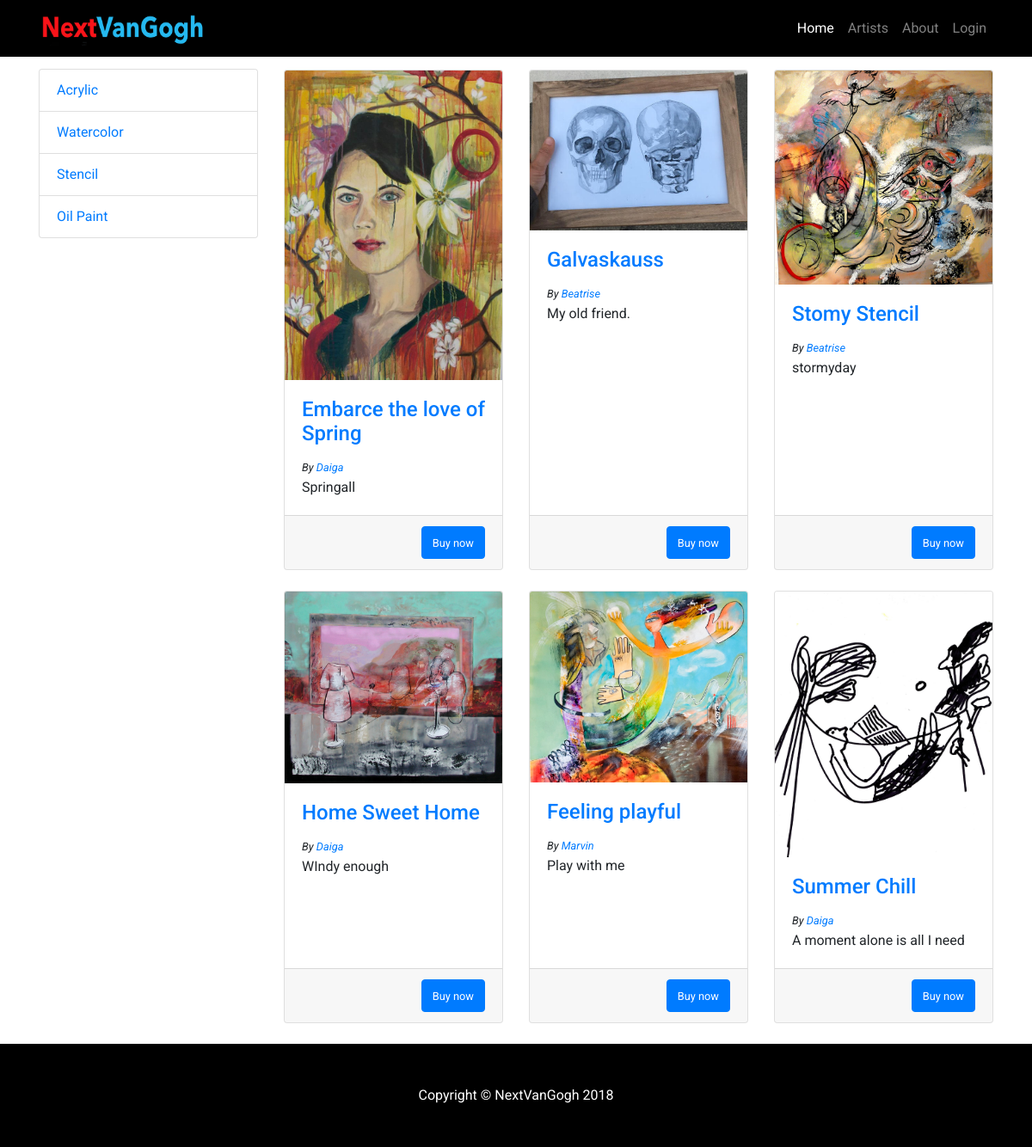
Before: / with the older database file.
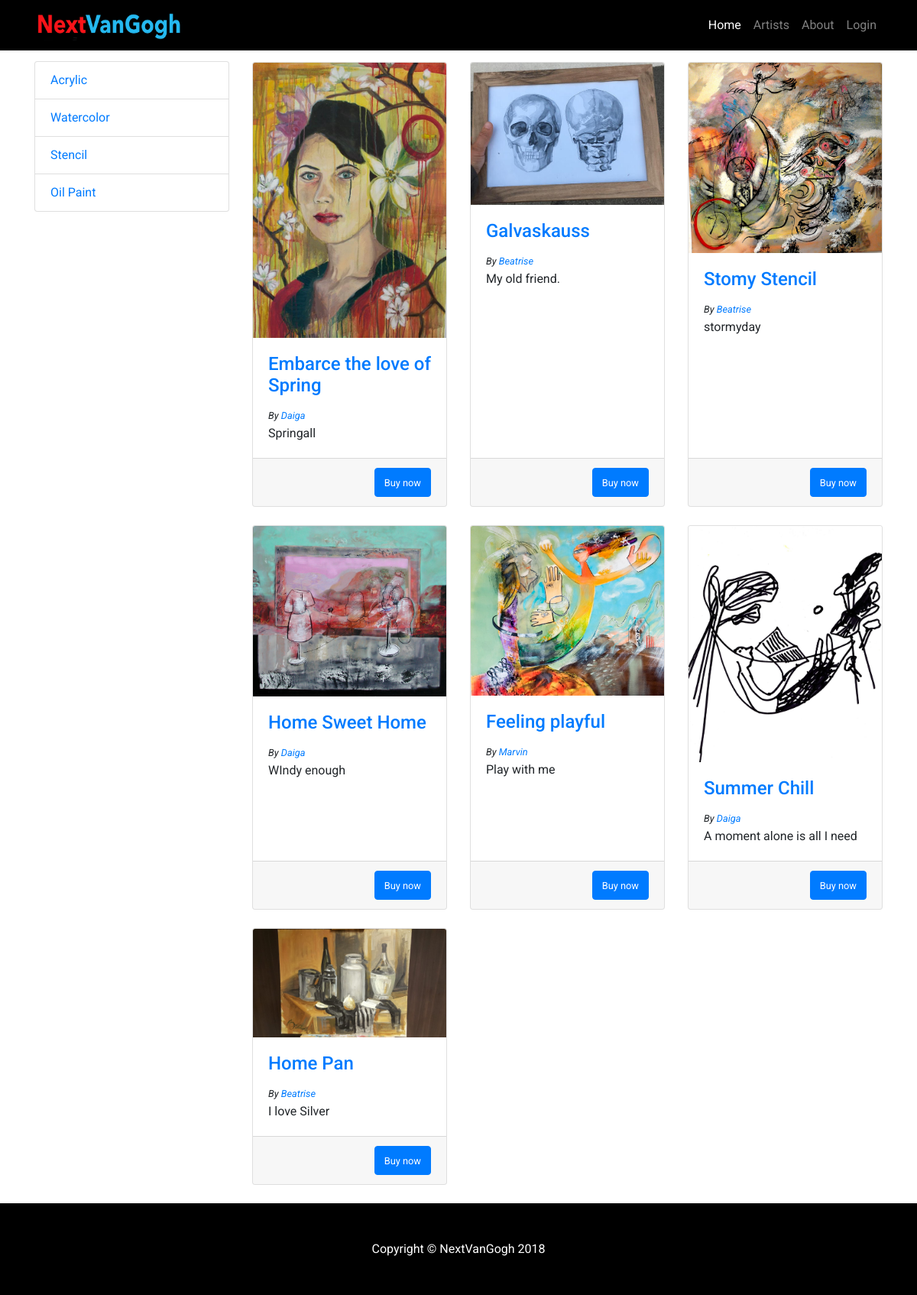
After: the same page with the newer database file.
### tables this page shows
CREATE TABLE "ArtTypes" (
	`Id`	INTEGER NOT NULL PRIMARY KEY AUTOINCREMENT UNIQUE,
	`Type`	TEXT NOT NULL UNIQUE
);

CREATE TABLE "ArtWorks" (
	`Id`	INTEGER NOT NULL PRIMARY KEY AUTOINCREMENT UNIQUE,
	`ArtistId`	INTEGER NOT NULL,
	`ArtTypeId`	INTEGER NOT NULL,
	`Name`	TEXT NOT NULL,
	`Description`	TEXT,
	`Item`	BLOB,
	FOREIGN KEY(`ArtistId`) REFERENCES `Artists`,
	FOREIGN KEY(`ArtTypeId`) REFERENCES ArtTypes
);

CREATE TABLE Artists (Id INTEGER NOT NULL PRIMARY KEY AUTOINCREMENT UNIQUE, UserName TEXT NOT NULL UNIQUE, FirstName TEXT, LastName TEXT, Password TEXT NOT NULL UNIQUE, Description TEXT, Photo TEXT);

### server.py (the view)
@app.route('/')
@app.route('/<typ>')
def index(typ=None):
	con = lite.connect('db/nVanGogh.db')
   	con.row_factory = lite.Row
      	cur = con.cursor()
	cur.execute("SELECT * FROM ArtTypes")
   	types = cur.fetchall();
	if typ :
		cur.execute("Select ArtWorks.Id, Artists.UserName, Artists.FirstName, Artists.LastName, ArtWorks.Description, ArtWorks.Item, ArtWorks.Name from ArtWorks INNER JOIN Artists ON ArtWorks.ArtistId == Artists.Id where ArtWorks.ArtTypeId == ?", typ)
	else:
		cur.execute("Select Artists.UserName, Artists.FirstName, Artists.LastName, ArtWorks.Description, ArtWorks.Item, ArtWorks.Name from ArtWorks INNER JOIN Artists ON ArtWorks.ArtistId == Artists.Id")
	artWorks = cur.fetchall();
	print(types)
	return render_template('index.html', types = types, artWorks = artWorks)

### templates/index.html (shortened to what this page needs)
<!DOCTYPE html>
<html lang="en">
  <head>
    <link href="../static/bootstrap.min.css" rel="stylesheet">
    <link href="../static/style.css" rel="stylesheet">
  </head>
  <body>
    <nav class="navbar navbar-expand-lg navbar-dark bg-dark fixed-top" style="background-color:#000!important;">
      <div class="container">
        <a class="navbar-brand" href="/"><img src="../static/logo.png" width=200 height=40></a>
        <div class="collapse navbar-collapse" id="navbarResponsive">
          <ul class="navbar-nav ml-auto">
            <li class="nav-item active">
              <a class="nav-link" href="/">Home
              </a>
            </li>
            <li class="nav-item">
              <a class="nav-link" href="/allArtists">Artists</a>
            </li>
            <li class="nav-item">
              <a class="nav-link" href="/about">About</a>
            </li>
            <li id="log" class="nav-item">
            </li>
          </ul>
        </div>
      </div>
    </nav>
    <div class="container">
      <div class="row">
        <div class="col-lg-3">
		<div class="list-group">
            		{% for type in types %}
            		<a href="{{type['Id']}}" class="list-group-item">{{type["Type"]}}</a>
	         	{% endfor %}
	        </div>
        </div>
        <div class="col-lg-9">
          <div class="row" style="margin-top:3%;">
            	{% for artWork in artWorks %}
 		     <div class="col-lg-4 col-md-6 mb-4">
              		<div class="card h-100">
                		<a href="#" onclick="openArt('{{artWork["Item"]+ "," + artWork["Name"]+ "," + artWork["Description"]}}')"><img class="card-img-top" src="{{artWork['Item']}}" alt=""></a>
                		<div class="card-body">
                  			<h4 class="card-title"><a  href="#">{{artWork["Name"]}}</a>  </h4>
                                <small style="font-style:italic;">By <a href="/artist/{{artWork['UserName']}}">{{artWork["FirstName"]}}</a></small>
                  			<p class="card-text">{{artWork["Description"]}}</p>
                		</div>
                		<div class="card-footer">
                            <button class="btn btn-primary" style="float:right;"><small>Buy now</small></button>
                		</div>
              		</div>
            	</div>
	         {% endfor %}
	       </div>
        </div>
      </div>
    </div>
    <footer class="py-5 bg-dark" style="background-color:#000!important;">
      <div class="container">
        <p class="m-0 text-center text-white">Copyright &copy; NextVanGogh 2018</p>
      </div>
    </footer>
  </body>
</html>

### static/style.css (style rules this page uses)
body { padding-top: 54px; font-family: 'Roboto', sans-serif!important; }
.navbar-dark { background-color: #000; }
@media (min-width: 992px) { body { padding-top: 56px; } }

Changed rows visible on the page:
added ArtWorks: Item (picture), Name "Home Pan", FirstName "Beatrise", Description "I love Silver"
